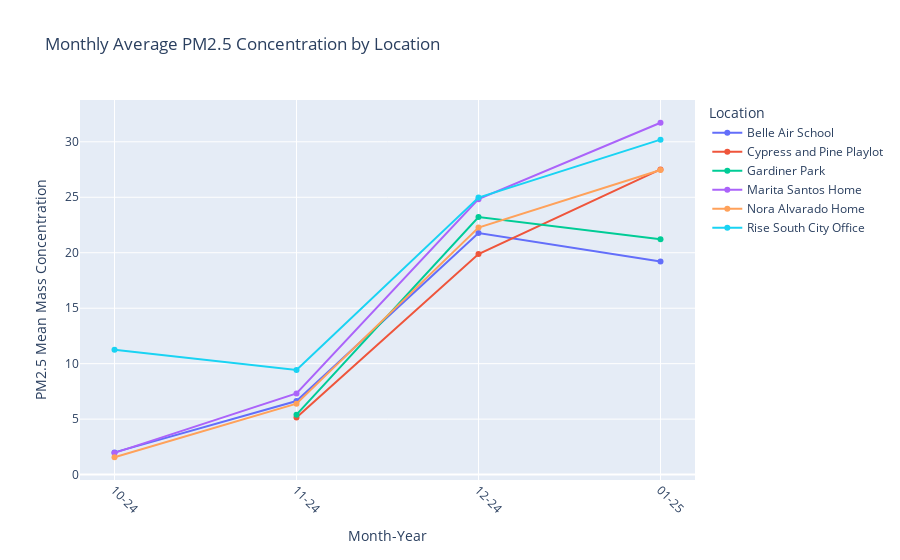

Notebook code cell kept with this figure:
### Code cell
# Create line plot using Plotly
fig = px.line(
    monthly_avg_pm2_5,
    x='Month-Year', y='pm2_5ConcMass1HourMean.raw',
    color='Location', markers=True,
    title='Monthly Average PM2.5 Concentration by Location',
    labels={'Month-Year': 'Month-Year', 'pm2_5ConcMass1HourMean.raw': 'PM2.5 Mean Mass Concentration'}
)

fig.update_xaxes(tickangle=45)
fig.show()

### Figure 1 — Plotly figure (JSON) as saved in the notebook; plotly's stock layout.template omitted (floating-point values rounded to 4 significant figures)
{"data": [{"hovertemplate": "Location=Belle Air School<br>Month-Year=%{x}<br>PM2.5 Mean Mass Concentration=%{y}<extra></extra>", "legendgroup": "Belle Air School", "line": {"color": "#636efa", "dash": "solid"}, "marker": {"symbol": "circle"}, "mode": "lines+markers", "name": "Belle Air School", "orientation": "v", "showlegend": true, "type": "scatter", "x": ["10-24", "11-24", "12-24", "01-25"], "xaxis": "x", "y": [2.002, 6.635, 21.78, 19.2], "yaxis": "y"}, {"hovertemplate": "Location=Cypress and Pine Playlot<br>Month-Year=%{x}<br>PM2.5 Mean Mass Concentration=%{y}<extra></extra>", "legendgroup": "Cypress and Pine Playlot", "line": {"color": "#EF553B", "dash": "solid"}, "marker": {"symbol": "circle"}, "mode": "lines+markers", "name": "Cypress and Pine Playlot", "orientation": "v", "showlegend": true, "type": "scatter", "x": ["10-24", "11-24", "12-24", "01-25"], "xaxis": "x", "y": [null, 5.149, 19.89, 27.51], "yaxis": "y"}, {"hovertemplate": "Location=Gardiner Park<br>Month-Year=%{x}<br>PM2.5 Mean Mass Concentration=%{y}<extra></extra>", "legendgroup": "Gardiner Park", "line": {"color": "#00cc96", "dash": "solid"}, "marker": {"symbol": "circle"}, "mode": "lines+markers", "name": "Gardiner Park", "orientation": "v", "showlegend": true, "type": "scatter", "x": ["10-24", "11-24", "12-24", "01-25"], "xaxis": "x", "y": [null, 5.404, 23.21, 21.21], "yaxis": "y"}, {"hovertemplate": "Location=Marita Santos Home<br>Month-Year=%{x}<br>PM2.5 Mean Mass Concentration=%{y}<extra></extra>", "legendgroup": "Marita Santos Home", "line": {"color": "#ab63fa", "dash": "solid"}, "marker": {"symbol": "circle"}, "mode": "lines+markers", "name": "Marita Santos Home", "orientation": "v", "showlegend": true, "type": "scatter", "x": ["10-24", "11-24", "12-24", "01-25"], "xaxis": "x", "y": [1.955, 7.312, 24.83, 31.72], "yaxis": "y"}, {"hovertemplate": "Location=Nora Alvarado Home<br>Month-Year=%{x}<br>PM2.5 Mean Mass Concentration=%{y}<extra></extra>", "legendgroup": "Nora Alvarado Home", "line": {"color": "#FFA15A", "dash": "solid"}, "marker": {"symbol": "circle"}, "mode": "lines+markers", "name": "Nora Alvarado Home", "orientation": "v", "showlegend": true, "type": "scatter", "x": ["10-24", "11-24", "12-24", "01-25"], "xaxis": "x", "y": [1.565, 6.389, 22.27, 27.46], "yaxis": "y"}, {"hovertemplate": "Location=Rise South City Office<br>Month-Year=%{x}<br>PM2.5 Mean Mass Concentration=%{y}<extra></extra>", "legendgroup": "Rise South City Office", "line": {"color": "#19d3f3", "dash": "solid"}, "marker": {"symbol": "circle"}, "mode": "lines+markers", "name": "Rise South City Office", "orientation": "v", "showlegend": true, "type": "scatter", "x": ["10-24", "11-24", "12-24", "01-25"], "xaxis": "x", "y": [11.25, 9.441, 24.97, 30.19], "yaxis": "y"}], "layout": {"autosize": true, "legend": {"title": {"text": "Location"}, "tracegroupgap": 0}, "title": {"text": "Monthly Average PM2.5 Concentration by Location"}, "xaxis": {"anchor": "y", "autorange": true, "domain": [0, 1], "range": [-0.1838, 3.184], "tickangle": 45, "title": {"text": "Month-Year"}, "type": "category"}, "yaxis": {"anchor": "x", "autorange": true, "domain": [0, 1], "range": [-0.9233, 34.21], "title": {"text": "PM2.5 Mean Mass Concentration"}, "type": "linear"}}}
